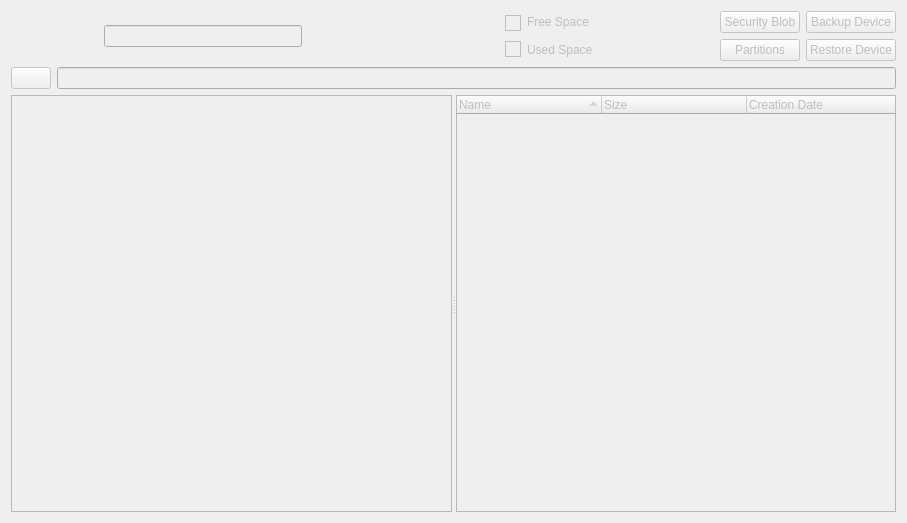
<?xml version="1.0" encoding="UTF-8"?>
<ui version="4.0">
 <class>DeviceViewer</class>
 <widget class="QDialog" name="DeviceViewer">
  <property name="geometry">
   <rect>
    <x>0</x>
    <y>0</y>
    <width>907</width>
    <height>523</height>
   </rect>
  </property>
  <property name="minimumSize">
   <size>
    <width>907</width>
    <height>523</height>
   </size>
  </property>
  <property name="windowTitle">
   <string>Device Viewer</string>
  </property>
  <property name="windowIcon">
   <iconset resource="Resources.qrc">
    <normaloff>:/Images/Leaner.png</normaloff>:/Images/Leaner.png</iconset>
  </property>
  <layout class="QHBoxLayout" name="horizontalLayout_4">
   <item>
    <layout class="QVBoxLayout" name="verticalLayout_5" stretch="0,9">
     <item>
      <layout class="QHBoxLayout" name="horizontalLayout_3" stretch="0,1,1,0,1,0,0,0">
       <item>
        <widget class="QLabel" name="label">
         <property name="minimumSize">
          <size>
           <width>87</width>
           <height>50</height>
          </size>
         </property>
         <property name="maximumSize">
          <size>
           <width>87</width>
           <height>50</height>
          </size>
         </property>
         <property name="text">
          <string/>
         </property>
         <property name="pixmap">
          <pixmap resource="Resources.qrc">:/Images/harddrive.png</pixmap>
         </property>
         <property name="scaledContents">
          <bool>true</bool>
         </property>
        </widget>
       </item>
       <item>
        <widget class="QLineEdit" name="txtDriveName">
         <property name="enabled">
          <bool>false</bool>
         </property>
         <property name="maxLength">
          <number>26</number>
         </property>
        </widget>
       </item>
       <item>
        <spacer name="horizontalSpacer">
         <property name="orientation">
          <enum>Qt::Horizontal</enum>
         </property>
         <property name="sizeHint" stdset="0">
          <size>
           <width>40</width>
           <height>20</height>
          </size>
         </property>
        </spacer>
       </item>
       <item>
        <layout class="QHBoxLayout" name="horizontalLayout_2">
         <item>
          <layout class="QVBoxLayout" name="verticalLayout_3">
           <item>
            <widget class="QLabel" name="imgFreeMem">
             <property name="enabled">
              <bool>false</bool>
             </property>
             <property name="sizePolicy">
              <sizepolicy hsizetype="Preferred" vsizetype="Preferred">
               <horstretch>5</horstretch>
               <verstretch>0</verstretch>
              </sizepolicy>
             </property>
             <property name="minimumSize">
              <size>
               <width>16</width>
               <height>16</height>
              </size>
             </property>
             <property name="maximumSize">
              <size>
               <width>16</width>
               <height>16</height>
              </size>
             </property>
             <property name="frameShape">
              <enum>QFrame::Box</enum>
             </property>
             <property name="text">
              <string/>
             </property>
            </widget>
           </item>
           <item>
            <widget class="QLabel" name="imgUsedMem">
             <property name="enabled">
              <bool>false</bool>
             </property>
             <property name="sizePolicy">
              <sizepolicy hsizetype="Preferred" vsizetype="Preferred">
               <horstretch>5</horstretch>
               <verstretch>0</verstretch>
              </sizepolicy>
             </property>
             <property name="minimumSize">
              <size>
               <width>16</width>
               <height>16</height>
              </size>
             </property>
             <property name="maximumSize">
              <size>
               <width>16</width>
               <height>16</height>
              </size>
             </property>
             <property name="frameShape">
              <enum>QFrame::Box</enum>
             </property>
             <property name="text">
              <string/>
             </property>
            </widget>
           </item>
          </layout>
         </item>
         <item>
          <layout class="QVBoxLayout" name="verticalLayout_4">
           <item>
            <widget class="QLabel" name="lblFeeMemory">
             <property name="enabled">
              <bool>false</bool>
             </property>
             <property name="text">
              <string>Free Space</string>
             </property>
            </widget>
           </item>
           <item>
            <widget class="QLabel" name="lblUsedSpace">
             <property name="enabled">
              <bool>false</bool>
             </property>
             <property name="text">
              <string>Used Space</string>
             </property>
            </widget>
           </item>
          </layout>
         </item>
        </layout>
       </item>
       <item>
        <widget class="QLabel" name="imgPiechart">
         <property name="enabled">
          <bool>false</bool>
         </property>
         <property name="minimumSize">
          <size>
           <width>75</width>
           <height>50</height>
          </size>
         </property>
         <property name="maximumSize">
          <size>
           <width>75</width>
           <height>50</height>
          </size>
         </property>
         <property name="frameShape">
          <enum>QFrame::NoFrame</enum>
         </property>
         <property name="text">
          <string/>
         </property>
         <property name="scaledContents">
          <bool>true</bool>
         </property>
        </widget>
       </item>
       <item>
        <spacer name="horizontalSpacer_3">
         <property name="orientation">
          <enum>Qt::Horizontal</enum>
         </property>
         <property name="sizeHint" stdset="0">
          <size>
           <width>40</width>
           <height>20</height>
          </size>
         </property>
        </spacer>
       </item>
       <item>
        <layout class="QVBoxLayout" name="verticalLayout_2">
         <item>
          <widget class="QPushButton" name="btnSecurityBlob">
           <property name="enabled">
            <bool>false</bool>
           </property>
           <property name="text">
            <string>Security Blob</string>
           </property>
           <property name="icon">
            <iconset resource="Resources.qrc">
             <normaloff>:/Images/ytgr.png</normaloff>:/Images/ytgr.png</iconset>
           </property>
          </widget>
         </item>
         <item>
          <widget class="QPushButton" name="btnPartitions">
           <property name="enabled">
            <bool>false</bool>
           </property>
           <property name="text">
            <string>Partitions</string>
           </property>
           <property name="icon">
            <iconset resource="Resources.qrc">
             <normaloff>:/Images/partition.png</normaloff>:/Images/partition.png</iconset>
           </property>
          </widget>
         </item>
        </layout>
       </item>
       <item>
        <layout class="QVBoxLayout" name="verticalLayout_6">
         <item>
          <widget class="QPushButton" name="btnBackup">
           <property name="enabled">
            <bool>false</bool>
           </property>
           <property name="text">
            <string>Backup Device</string>
           </property>
           <property name="icon">
            <iconset resource="Resources.qrc">
             <normaloff>:/Images/save.png</normaloff>:/Images/save.png</iconset>
           </property>
          </widget>
         </item>
         <item>
          <widget class="QPushButton" name="btnRestore">
           <property name="enabled">
            <bool>false</bool>
           </property>
           <property name="text">
            <string>Restore Device</string>
           </property>
           <property name="icon">
            <iconset resource="Resources.qrc">
             <normaloff>:/Images/restore.png</normaloff>:/Images/restore.png</iconset>
           </property>
          </widget>
         </item>
        </layout>
       </item>
      </layout>
     </item>
     <item>
      <layout class="QVBoxLayout" name="verticalLayout" stretch="0,9">
       <item>
        <layout class="QHBoxLayout" name="horizontalLayout">
         <item>
          <widget class="QPushButton" name="btnBack">
           <property name="enabled">
            <bool>false</bool>
           </property>
           <property name="text">
            <string/>
           </property>
           <property name="icon">
            <iconset resource="Resources.qrc">
             <normaloff>:/Images/back.png</normaloff>:/Images/back.png</iconset>
           </property>
          </widget>
         </item>
         <item>
          <widget class="QLineEdit" name="txtPath">
           <property name="enabled">
            <bool>false</bool>
           </property>
           <property name="text">
            <string/>
           </property>
          </widget>
         </item>
        </layout>
       </item>
       <item>
        <widget class="QSplitter" name="splitter">
         <property name="orientation">
          <enum>Qt::Horizontal</enum>
         </property>
         <widget class="QTreeWidget" name="treeWidget_2">
          <property name="enabled">
           <bool>false</bool>
          </property>
          <property name="iconSize">
           <size>
            <width>16</width>
            <height>16</height>
           </size>
          </property>
          <attribute name="headerVisible">
           <bool>false</bool>
          </attribute>
          <column>
           <property name="text">
            <string notr="true">1</string>
           </property>
          </column>
         </widget>
         <widget class="DragDropTreeWidget" name="treeWidget">
          <property name="enabled">
           <bool>false</bool>
          </property>
          <property name="editTriggers">
           <set>QAbstractItemView::NoEditTriggers</set>
          </property>
          <property name="dragEnabled">
           <bool>false</bool>
          </property>
          <property name="dragDropOverwriteMode">
           <bool>false</bool>
          </property>
          <property name="dragDropMode">
           <enum>QAbstractItemView::DropOnly</enum>
          </property>
          <property name="alternatingRowColors">
           <bool>true</bool>
          </property>
          <property name="selectionMode">
           <enum>QAbstractItemView::ExtendedSelection</enum>
          </property>
          <property name="iconSize">
           <size>
            <width>24</width>
            <height>24</height>
           </size>
          </property>
          <property name="sortingEnabled">
           <bool>true</bool>
          </property>
          <property name="columnCount">
           <number>3</number>
          </property>
          <attribute name="headerDefaultSectionSize">
           <number>145</number>
          </attribute>
          <column>
           <property name="text">
            <string>Name</string>
           </property>
          </column>
          <column>
           <property name="text">
            <string>Size</string>
           </property>
          </column>
          <column>
           <property name="text">
            <string>Creation Date</string>
           </property>
          </column>
         </widget>
        </widget>
       </item>
      </layout>
     </item>
    </layout>
   </item>
  </layout>
 </widget>
 <customwidgets>
  <customwidget>
   <class>DragDropTreeWidget</class>
   <extends>QTreeWidget</extends>
   <header>dragdroptreewidget.h</header>
  </customwidget>
 </customwidgets>
 <resources>
  <include location="Resources.qrc"/>
 </resources>
 <connections/>
</ui>
